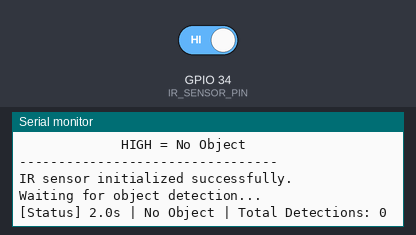
Bench run of a sketch on a simulated ESP32. On the bench: the last lines printed to the serial monitor. The inputs (shaded band) are chosen by the test bench; at power-on: GPIO 34 (IR_SENSOR_PIN) HIGH.

Above: at 2.2 s.
2.3 s: GPIO 34 (IR_SENSOR_PIN) driven LOW
At 3.5 s:
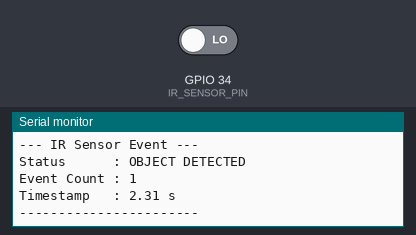
3.8 s: GPIO 34 (IR_SENSOR_PIN) driven HIGH
At 4.8 s:
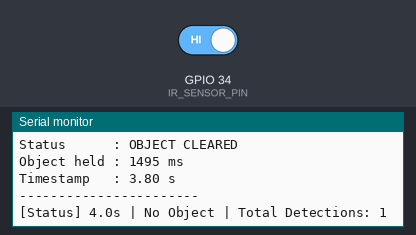
5.3 s: GPIO 34 (IR_SENSOR_PIN) driven LOW
At 6.7 s:
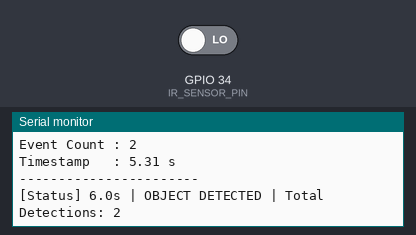
Timing chart, 0 to 8.3 s (numbered marks = the images above; inputs shaded):
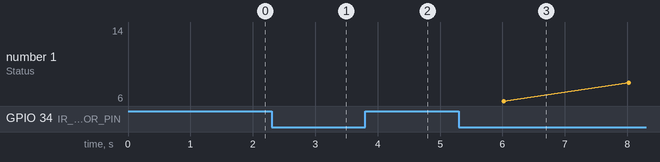

The sketch:

ir_sensor_esp32.ino
```cpp
/*
 * IR (Infrared) Obstacle Detection Sensor with ESP32
 * Detects objects and obstacles using infrared reflection
 *
 * Wiring:
 *   IR Module VCC  -> ESP32 3.3V
 *   IR Module GND  -> ESP32 GND
 *   IR Module OUT  -> ESP32 GPIO 34 (Digital Output)
 *
 * How it works:
 *   - The IR LED emits infrared light
 *   - The IR receiver detects reflected light from nearby objects
 *   - OUT pin goes LOW when an object is detected
 *   - OUT pin stays HIGH when no object is in range
 *   - Onboard potentiometer adjusts detection sensitivity/distance
 *
 * Required Library: None (uses built-in digitalRead)
 */

// Pin Definitions
#define IR_SENSOR_PIN  34   // Digital output from IR sensor module

// Detection state tracking
bool lastState = HIGH;
unsigned long lastDetectionTime = 0;
unsigned long detectionCount = 0;

void setup() {
  Serial.begin(115200);
  delay(1000);

  // Set IR sensor pin as input
  pinMode(IR_SENSOR_PIN, INPUT);

  Serial.println("=================================");
  Serial.println("  ESP32 + IR Sensor Demo         ");
  Serial.println("=================================");
  Serial.println("OUT Pin     : GPIO 34");
  Serial.println("Logic       : LOW = Object Detected");
  Serial.println("             HIGH = No Object");
  Serial.println("---------------------------------");
  Serial.println("IR sensor initialized successfully.");
  Serial.println("Waiting for object detection...");
  Serial.println();
}

void loop() {
  bool currentState = digitalRead(IR_SENSOR_PIN);
  unsigned long currentTime = millis();

  // Object just detected (HIGH -> LOW transition)
  if (currentState == LOW && lastState == HIGH) {
    detectionCount++;
    lastDetectionTime = currentTime;

    Serial.println("--- IR Sensor Event ---");
    Serial.println("Status      : OBJECT DETECTED");
    Serial.print("Event Count : ");
    Serial.println(detectionCount);
    Serial.print("Timestamp   : ");
    Serial.print(currentTime / 1000.0, 2);
    Serial.println(" s");
    Serial.println("-----------------------");
    Serial.println();
  }

  // Object just cleared (LOW -> HIGH transition)
  if (currentState == HIGH && lastState == LOW) {
    unsigned long duration = currentTime - lastDetectionTime;

    Serial.println("--- IR Sensor Event ---");
    Serial.println("Status      : OBJECT CLEARED");
    Serial.print("Object held : ");
    Serial.print(duration);
    Serial.println(" ms");
    Serial.print("Timestamp   : ");
    Serial.print(currentTime / 1000.0, 2);
    Serial.println(" s");
    Serial.println("-----------------------");
    Serial.println();
  }

  // Continuous status print every 2 seconds
  static unsigned long lastPrint = 0;
  if (currentTime - lastPrint >= 2000) {
    Serial.print("[Status] ");
    Serial.print(currentTime / 1000.0, 1);
    Serial.print("s | ");
    Serial.print(currentState == LOW ? "OBJECT DETECTED" : "No Object");
    Serial.print(" | Total Detections: ");
    Serial.println(detectionCount);
    lastPrint = currentTime;
  }

  lastState = currentState;
  delay(10); // Small debounce delay
}
```

Measured:
- after the input at 2.3 s, the serial monitor: prints a new line at once (image 1)
- after the input at 3.8 s, the serial monitor: prints a new line at once (image 2)
- after the input at 5.3 s, the serial monitor: prints a new line at once (image 3)
